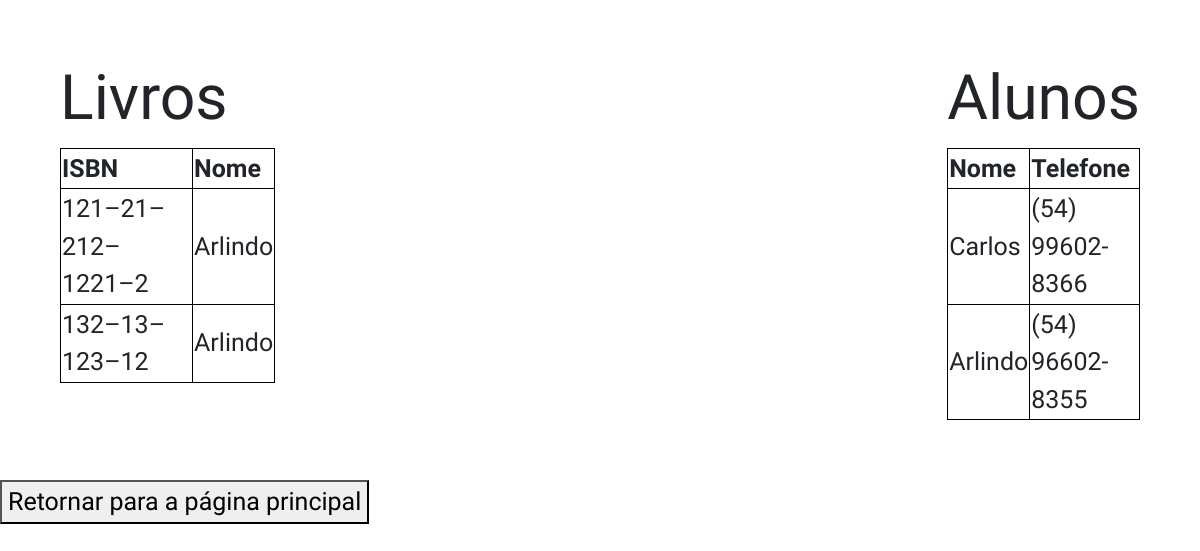
Page /View/cadastrarEmprestimo.php on the earlier database version.
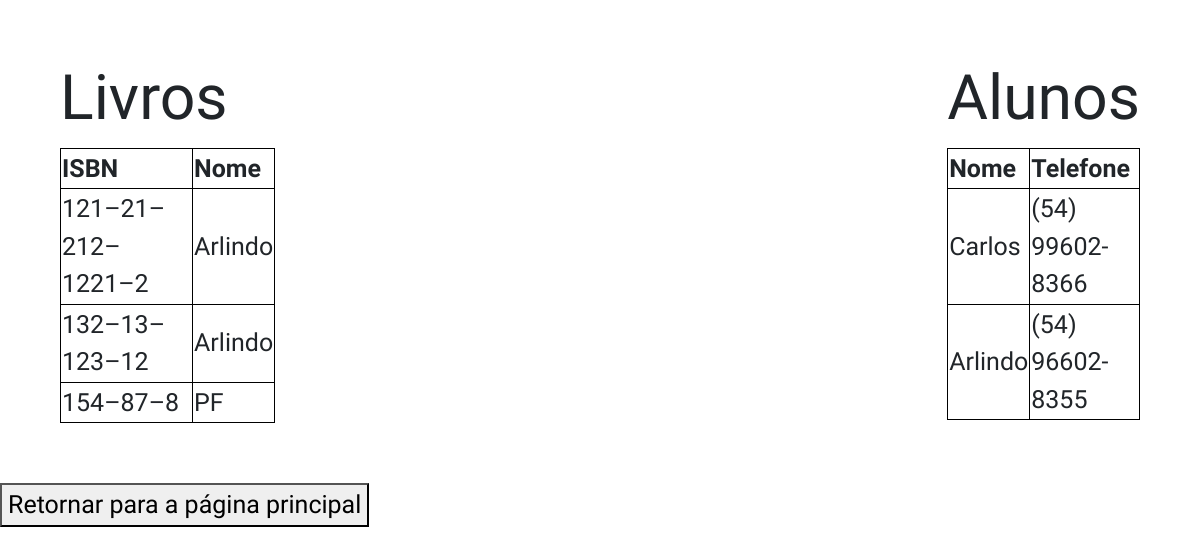
Same page on the later database version.
### tables this page shows
CREATE TABLE `livros` (
  `id` int(11) NOT NULL,
  `isbn` varchar(50) NOT NULL,
  `nome` varchar(50) NOT NULL,
  `autor` varchar(50) NOT NULL
);

CREATE TABLE `alunos` (
  `id` int(11) NOT NULL,
  `nome` varchar(50) NOT NULL,
  `matricula` varchar(20) NOT NULL,
  `telefone` varchar(20) NOT NULL
);

### Model/Conect_BD.php (called while the page is built)
<?php
class Conect_BD extends PDO {
  private $dbn = "mysql:host=localhost;port=3306;dbname=biblioteca_shelby";
  private $usr = "root";
  private $pwd = "";
  public $handle = null;
  function __construct() {
    try {
      if($this->handle == null) {
        $dbh = parent::__construct($this->dbn, $this->usr ,$this->pwd);
        $this->handle = $dbh;
        return $this->handle;
      }
    }
    catch(PDOException $e) {
      echo "Conexão falhou. Erro: " . $e->getMessage() . "\n";
      return false;
    }
  }
  function __destruct() {
    $this->handle = NULL;
  }
}
?>

### Model/LivrosDAO.php (called while the page is built, shortened)
<?php
class LivrosDAO {
  public $l = null;
  public function __construct() {
    $this->l = new Conect_BD();
	$this->l->exec("set names utf8");
  }
  public function Consultar($query=null) {
    try {
	  $items = array();
      if($query != null)
        $stmt = $this->l->query($query);
      else
        $stmt = $this->l->query("SELECT * FROM livros");
	  $this->l = null;
	  while($registro = $stmt->fetch(PDO::FETCH_ASSOC, PDO::FETCH_ORI_NEXT))
	  {
	    $l = new Livros();
		if(isset($registro["isbn"]))
		  $l->isbn = $registro["isbn"];
		if(isset($registro["nome"]))
		  $l->nome = $registro["nome"];
		if(isset($registro["autor"]))
		  $l->autor = $registro["autor"];
	    $items[] = $l;
	  }
      return $items;
    }
	catch(PDOException $e) {
      echo "Erro: ".$e->getMessage();
    }
  }
}
?>

### Model/Livros.php (called while the page is built, shortened)
<?php
class Livros {
    public function __get($propiedade) {
        return $this->$propiedade;
    }
}
?>

### Model/AlunosDAO.php (called while the page is built, shortened)
<?php
class AlunosDAO {
  public $a = null;
  public function __construct() {
    $this->a = new Conect_BD();
	$this->a->exec("set names utf8");
  }
  public function Consultar($query=null) {
    try {
	  $items = array();
      if($query != null)
        $stmt = $this->a->query($query);
      else
        $stmt = $this->a->query("SELECT * FROM alunos");
	  $this->a = null;
	  while($registro = $stmt->fetch(PDO::FETCH_ASSOC, PDO::FETCH_ORI_NEXT))
	  {
	    $a = new Alunos();
		if(isset($registro["nome"]))
		  $a->nome = $registro["nome"];
		if(isset($registro["matricula"]))
		  $a->matricula = $registro["matricula"];
		if(isset($registro["telefone"]))
		  $a->telefone = $registro["telefone"];
	    $items[] = $a;
	  }
      return $items;
    }
	catch(PDOException $e) {
      echo "Erro: ".$e->getMessage();
    }
  }
}
?>

### Model/Alunos.php (called while the page is built, shortened)
<?php
class Alunos {
    public function __get($propiedade) {
        return $this->$propiedade;
    }
}
?>

### Controller/EmprestimoController.php (the view)
<?php
require_once("../Model/Conect_BD.php");
require_once("../Model/Livros.php");
require_once("../Model/LivrosDAO.php");
require_once("../Model/Alunos.php");
require_once("../Model/AlunosDAO.php");
class EmprestimoController {
	public function controlaConsultaLivros($op) {
		$DAO = new LivrosDAO();
		$lista = array();
		$numCol = 3;
		switch($op) {
		  case 1:
			$lista = $DAO->Consultar();
			break;
		}
		if(count($lista) > 0) {
		  for($i = 0; $i < count($lista); $i++) {
			$isbn = $lista[$i]->isbn;
			$nome   = $lista[$i]->nome;
			echo "<tr>";
			if($isbn)
            echo "<td style=\"text-align: left;\">$isbn</td>";
			if($nome)
			  echo "<td style=\"text-align: left;\">$nome</td>";
			echo "</tr>";
		  }
		}
		else {
		  echo "<tr>";
		  echo "<td colspan=\"$numCol\">Nenhum registro encontrado!</td>";
		  echo "</tr>";
		}
	  }
      public function controlaConsultaAlunos($op) {
		$DAO = new AlunosDAO();
		$lista = array();
		$numCol = 3;
		switch($op) {
		  case 1:
			$lista = $DAO->Consultar();
			break;
		}
		if(count($lista) > 0) {
		  for($i = 0; $i < count($lista); $i++) {
			$nome = $lista[$i]->nome;
			$telefone   = $lista[$i]->telefone;
			echo "<tr>";
			if($nome)
            echo "<td style=\"text-align: left;\">$nome</td>";
			if($telefone)
			  echo "<td style=\"text-align: left;\">$telefone</td>";
			echo "</tr>";
		  }
		}
		else {
		  echo "<tr>";
		  echo "<td colspan=\"$numCol\">Nenhum registro encontrado!</td>";
		  echo "</tr>";
		}
	  }
}
?>

### View/cadastrarEmprestimo.php (shortened to what this page needs)
<!DOCTYPE html>
<html lang="pt-br">
<head>
    <link rel="stylesheet" href="https://stackpath.bootstrapcdn.com/bootstrap/4.1.3/css/bootstrap.min.css" />
    <link rel="stylesheet" href="https://use.fontawesome.com/releases/v5.15.3/css/all.css" />
    <link rel="stylesheet" href="../Include/css/estilo.css">
</head>
<body>
    <div class="tabelas">
        <div class="livros">
            <table>
                <h1>Livros</h1>
                <tr>
                    <th>ISBN</th>
                    <th>Nome</th>
                </tr>
                <?php
                include_once("../controller/EmprestimoController.php");
                $obj = new EmprestimoController();
                $obj->controlaConsultaLivros(1);
                ?>
            </table>
        </div>
        <div class="alunos">
            <table>
                <h1>Alunos</h1>
                <th>Nome</th>
                <th>Telefone</th>
                <?php
                include_once("../controller/EmprestimoController.php");
                $obj = new EmprestimoController();
                $obj->controlaConsultaAlunos(1);
                ?>
            </table>
        </div>
    </div>
    <a class="return" href="../index.php">
        <button type="button">Retornar para a página principal</button>
    </a>
    <body>
</html>

### Include/css/estilo.css (style rules this page uses)
html, body { margin: 0; padding: 0; overflow: hidden; }
body { width: 100vw; height: 100vh; font-family: 'Fira Sans', sans-serif; font-family: 'Josefin Sans', sans-serif; }
a { color: #6c757d; }

### View/cadastrarEmprestimo.php (style rules this page uses)
* { font-size: 25px; }
table, td, th { border: 1px solid black; }
th { font-weight: bold; }
table { border-collapse: collapse; }
a { text-decoration: none; }
.tabelas { display: flex; margin: 5vw; }
.livros { padding-right: 56vw; }

Differences in the rows shown:
added livros: isbn "154–87–8", nome "PF"
